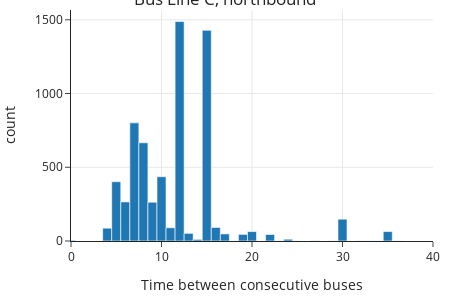

The notebook cell saved with this chart:
### Markdown cell above
Let's examine a histogram the distribution of inter-arrival times of these buses.

### Code cell
fig = px.histogram(bus_c_n, x='sched_inter', 
                   title="Bus Line C, northbound",
                   width=450, height=300)

fig.update_xaxes(range=[0, 40], title="Time between consecutive buses")

fig.show()

### Figure 1 — Plotly figure (JSON) as saved in the notebook; plotly's stock layout.template omitted (floating-point values rounded to 4 significant figures; data arrays with more than 128 entries replaced by an {"elided": "..."} marker saying what was removed)
{"data": [{"alignmentgroup": "True", "bingroup": "x", "hovertemplate": "sched_inter=%{x}<br>count=%{y}<extra></extra>", "legendgroup": "", "marker": {"color": "#1F77B4", "pattern": {"shape": ""}}, "name": "", "offsetgroup": "", "orientation": "v", "showlegend": false, "type": "histogram", "x": {"elided": "6677 float values"}, "xaxis": "x", "yaxis": "y"}], "layout": {"barmode": "relative", "height": 300, "legend": {"tracegroupgap": 0}, "title": {"text": "Bus Line C, northbound"}, "width": 450, "xaxis": {"anchor": "y", "domain": [0, 1], "range": [0, 40], "title": {"text": "Time between consecutive buses"}, "type": "linear"}, "yaxis": {"anchor": "x", "autorange": true, "domain": [0, 1], "range": [0, 1566.0], "title": {"text": "count"}}}}
